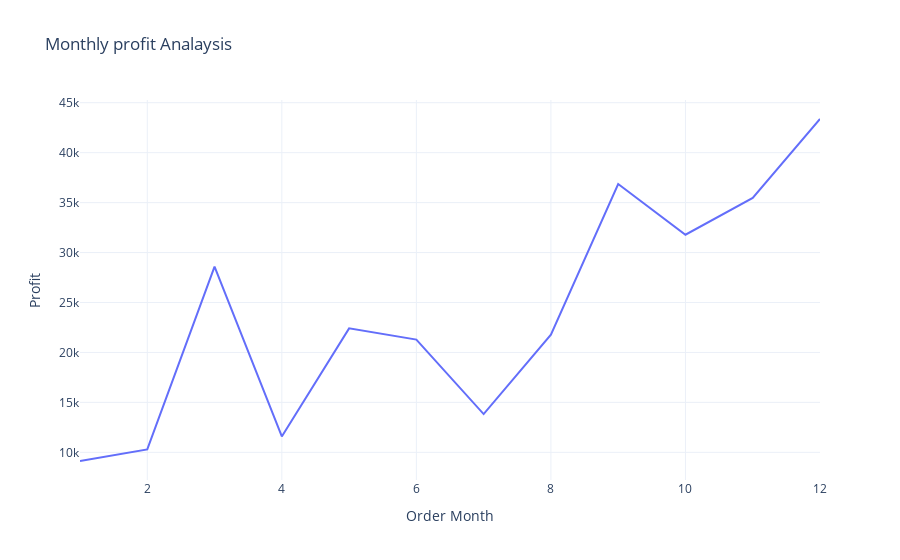

Here is the notebook cell this chart was saved with:
### Code cell
fig = px.line(profit_by_month,
              x = 'Order Month',
              y = 'Profit',
              title = 'Monthly profit Analaysis')
fig.show()

### Figure 1 — Plotly figure (JSON) as saved in the notebook; plotly's stock layout.template omitted (floating-point values rounded to 4 significant figures)
{"data": [{"hovertemplate": "Order Month=%{x}<br>Profit=%{y}<extra></extra>", "legendgroup": "", "line": {"color": "#636efa", "dash": "solid"}, "marker": {"symbol": "circle"}, "mode": "lines", "name": "", "orientation": "v", "showlegend": false, "type": "scatter", "x": [1, 2, 3, 4, 5, 6, 7, 8, 9, 10, 11, 12], "xaxis": "x", "y": [9134.0, 10290.0, 28590.0, 11590.0, 22410.0, 21290.0, 13830.0, 21780.0, 36860.0, 31780.0, 35470.0, 43370.0], "yaxis": "y"}], "layout": {"legend": {"tracegroupgap": 0}, "title": {"text": "Monthly profit Analaysis"}, "xaxis": {"anchor": "y", "domain": [0, 1], "title": {"text": "Order Month"}}, "yaxis": {"anchor": "x", "domain": [0, 1], "title": {"text": "Profit"}}}}
